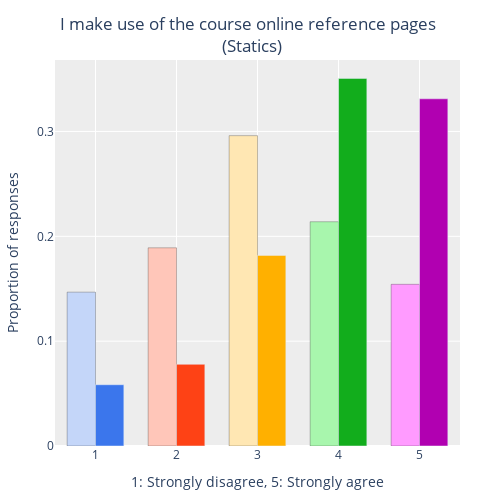

Source (notebook cell):
### Code cell
import numpy as np

full_question_title = {
    'textbook': 'I make use of the recommended textbook',
    'ref': "I make use of the course online reference pages <br>",
    'real-world': 'The ref. pages stimulate my curiosity about <br> real world problems',
    'connection': 'The ref. pages help me understand how concepts <br> in the course connect to each other',
    'relate': 'The ref. pages help me understand how the course content <br> relates to my role as a future engineer'
}

for col in ['ref', 'real-world', 'connection', 'relate']:
    for class_ in ['sta', 'dyn', 'sol']:
        color_map = {1:'#3b76ec',2:'#fe4215',3:'#ffb000',4:'#12ad1c', 5:'#b100b1'}
        color_list1 = list([c for k, c in color_map.items()])
        color_list2 = ["#c4d6f9", "#ffc6b9", "#ffe7b3", "#a8f6ad", "#ff9bff"]

        fig = go.Figure()

        y1 = np.zeros(5)
        for i in range(5):
            try:
                y1[i] = sdfs[class_][col].value_counts()[i+1]/sum(sdfs[class_][col].value_counts())
            except KeyError:
                y1[i] = 0

        fig.add_trace(go.Bar(
            x= [1, 2, 3, 4, 5],
            y= y1,
            marker=dict(color=color_list2),
            marker_line=dict(width=.25,color="black")
        ))

        y2 = np.zeros(5)
        for i in range(5):
            try:
                y2[i] = edfs[class_][col].value_counts()[i+1]/sum(edfs[class_][col].value_counts())
            except KeyError:
                y2[i] = 0

        fig.add_trace(go.Bar(
            x= [1, 2, 3, 4, 5],
            y= y2,
            marker=dict(color=color_list1)
        ))

        fig.update_layout(
            title=f"{full_question_title[col]} ({fancy_name(class_)})", title_x=0.5,
            xaxis = dict(title=f"1: Strongly disagree, 5: Strongly agree", range=[0.5, 5.5],showgrid=True),
            yaxis= dict(title=f"Proportion of responses", range=[0, max(max(y1), max(y2))*1.05],
                tickmode = 'linear',
                tick0 = 0,
                dtick = 0.1,
                
            ),
            showlegend=False,
            height=500,
            width=500,
            bargap=0.3,
            plot_bgcolor="#ededed",
            margin=dict(l=40, r=40, t=60, b=40),
        )

        fig.show()
        fig.write_image(f"./ief/{class_}_{col}.png", scale=3)
        continue

### Figure 1 — Plotly figure (JSON) as saved in the notebook; plotly's stock layout.template omitted (floating-point values rounded to 4 significant figures)
{"data": [{"marker": {"color": ["#c4d6f9", "#ffc6b9", "#ffe7b3", "#a8f6ad", "#ff9bff"], "line": {"color": "black", "width": 0.25}}, "type": "bar", "x": [1, 2, 3, 4, 5], "y": [0.1468, 0.1891, 0.296, 0.2139, 0.1542]}, {"marker": {"color": ["#3b76ec", "#fe4215", "#ffb000", "#12ad1c", "#b100b1"]}, "type": "bar", "x": [1, 2, 3, 4, 5], "y": [0.05844, 0.07792, 0.1818, 0.3506, 0.3312]}], "layout": {"bargap": 0.3, "height": 500, "margin": {"b": 40, "l": 40, "r": 40, "t": 60}, "plot_bgcolor": "#ededed", "showlegend": false, "title": {"text": "I make use of the course online reference pages <br> (Statics)", "x": 0.5}, "width": 500, "xaxis": {"range": [0.5, 5.5], "showgrid": true, "title": {"text": "1: Strongly disagree, 5: Strongly agree"}}, "yaxis": {"dtick": 0.1, "range": [0, 0.3682], "tick0": 0, "tickmode": "linear", "title": {"text": "Proportion of responses"}}}}
